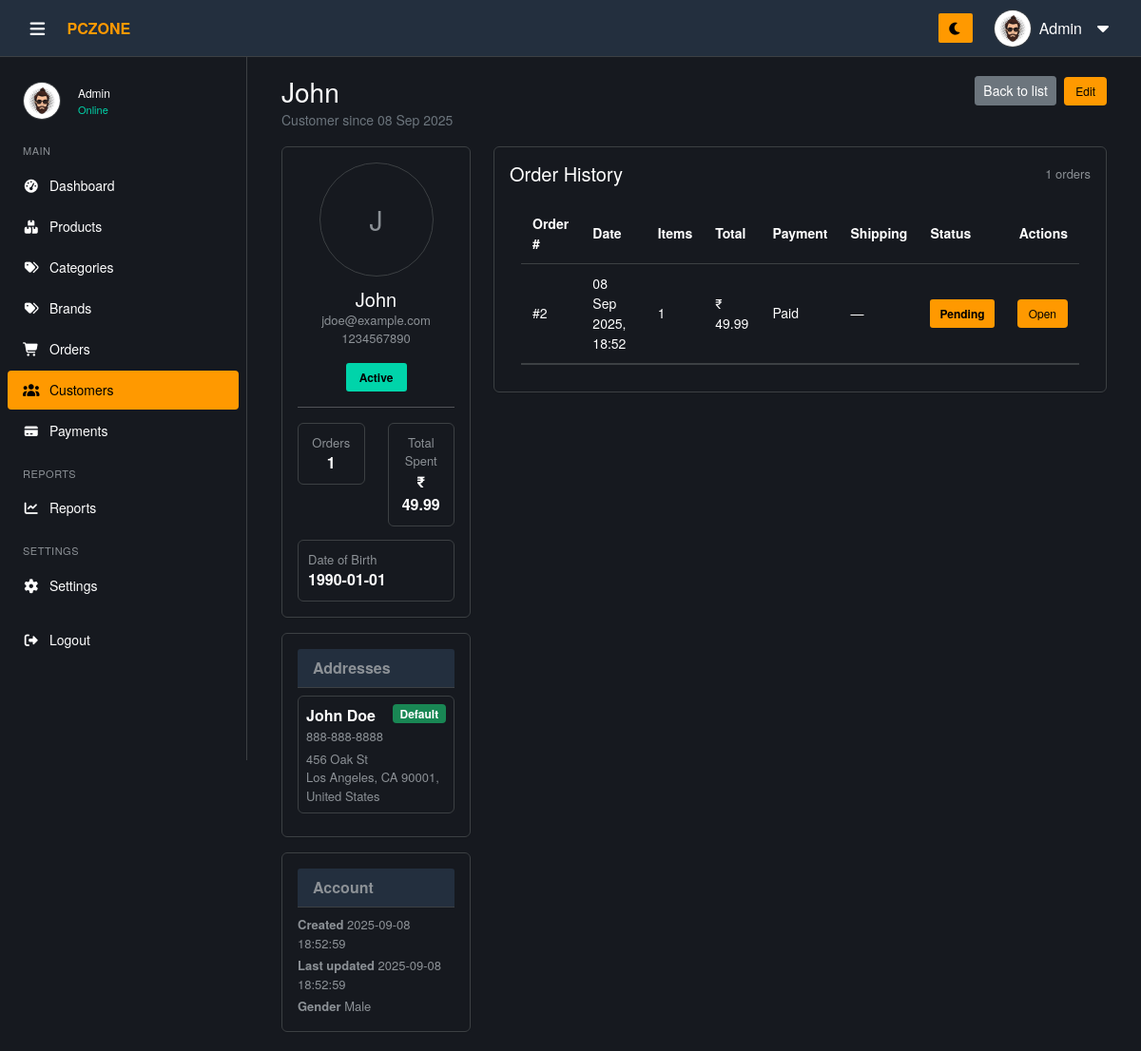
Page /admin/customer_view.php?id=2 on the committed database.
### tables this page shows
CREATE TABLE IF NOT EXISTS users (
    user_id INT AUTO_INCREMENT PRIMARY KEY,
    username VARCHAR(150),
    email VARCHAR(100) UNIQUE NOT NULL,
    password VARCHAR(255) NOT NULL,
    date_of_birth DATE DEFAULT NULL,
    gender ENUM('Male','Female','Other') DEFAULT NULL,
    phone VARCHAR(20),
    email_verified BOOLEAN DEFAULT FALSE,
    role ENUM('admin','user') NOT NULL DEFAULT 'user',
    status ENUM('active','inactive') DEFAULT 'active',
    last_login DATETIME DEFAULT NULL,
    created_at TIMESTAMP DEFAULT CURRENT_TIMESTAMP,
    updated_at TIMESTAMP DEFAULT CURRENT_TIMESTAMP ON UPDATE CURRENT_TIMESTAMP
);

CREATE TABLE IF NOT EXISTS user_address (
    address_id INT AUTO_INCREMENT PRIMARY KEY,
    user_id INT,
    full_name VARCHAR(150),
    phone VARCHAR(20),
    address_line1 TEXT,
    address_line2 TEXT,
    city VARCHAR(100),
    state VARCHAR(100),
    zip VARCHAR(20),
    country VARCHAR(100),
    is_default BOOLEAN DEFAULT 0,
    FOREIGN KEY (user_id) REFERENCES users(user_id) ON DELETE CASCADE
);

CREATE TABLE IF NOT EXISTS orders (
    order_id INT AUTO_INCREMENT PRIMARY KEY,
    user_id INT NOT NULL,
    billing_address_id INT NOT NULL,
    shipping_address_id INT NOT NULL,
    total_amount DECIMAL(10,2) NOT NULL,
     
     
    order_status ENUM('Pending','Processing','Shipped','Delivered','Cancelled','Returned') DEFAULT 'Pending',
    tracking_number VARCHAR(100) DEFAULT NULL,
    shipping_method VARCHAR(100) DEFAULT NULL,
    order_notes TEXT DEFAULT NULL,
    paid_at DATETIME DEFAULT NULL,
    cancelled_at DATETIME DEFAULT NULL,
    refunded_at DATETIME DEFAULT NULL,
    shipped_date DATE DEFAULT NULL,
    delivered_date DATE DEFAULT NULL,
    order_date DATETIME DEFAULT CURRENT_TIMESTAMP,
    created_at DATETIME DEFAULT CURRENT_TIMESTAMP,
    updated_at DATETIME DEFAULT CURRENT_TIMESTAMP ON UPDATE CURRENT_TIMESTAMP,
    FOREIGN KEY (user_id) REFERENCES users(user_id) ON DELETE CASCADE,
    FOREIGN KEY (billing_address_id) REFERENCES user_address(address_id) ON DELETE CASCADE,
    FOREIGN KEY (shipping_address_id) REFERENCES user_address(address_id) ON DELETE CASCADE
);

### admin/customer_view.php (the view, shortened to what this page needs)
<?php
require_once '../includes/db_connect.php';
function h($s)
{
  return htmlspecialchars((string)$s, ENT_QUOTES, 'UTF-8');
}
$customer_id = isset($_GET['id']) && ctype_digit($_GET['id']) ? (int)$_GET['id'] : 0;
$stmt = mysqli_prepare($conn, "
  SELECT user_id, username, email, phone, date_of_birth, gender,
         status, created_at, updated_at
  FROM users WHERE user_id = ?
");
mysqli_stmt_bind_param($stmt, 'i', $customer_id);
mysqli_stmt_execute($stmt);
$res = mysqli_stmt_get_result($stmt);
$customer = mysqli_fetch_assoc($res);
$stmt = mysqli_prepare($conn, "SELECT COUNT(*) AS orders_count, COALESCE(SUM(total_amount),0) AS total_purchases FROM orders WHERE user_id = ?");
mysqli_stmt_bind_param($stmt, 'i', $customer_id);
mysqli_stmt_execute($stmt);
$r = mysqli_stmt_get_result($stmt);
$totals = mysqli_fetch_assoc($r);
$orders_count = (int)($totals['orders_count'] ?? 0);
$total_purchases = (float)($totals['total_purchases'] ?? 0.0);
$stmt = mysqli_prepare($conn, "SELECT address_id, full_name, phone, address_line1, address_line2, city, state, zip, country, is_default FROM user_address WHERE user_id = ? ORDER BY is_default DESC, address_id ASC");
mysqli_stmt_bind_param($stmt, 'i', $customer_id);
mysqli_stmt_execute($stmt);
$addresses_res = mysqli_stmt_get_result($stmt);
$addresses = mysqli_fetch_all($addresses_res, MYSQLI_ASSOC);
$stmt = mysqli_prepare($conn, "
  SELECT o.order_id, o.order_date, o.order_status, o.total_amount, o.tracking_number, o.shipping_method, o.paid_at,
         o.order_notes, o.cancelled_at, o.refunded_at, o.shipped_date, o.delivered_date,
         COALESCE(p.payment_status,'Pending') AS payment_status,
         (SELECT COUNT(*) FROM order_items oi WHERE oi.order_id = o.order_id) AS items_count,
         b.full_name AS bill_name, b.address_line1 AS bill_line1, b.city AS bill_city, b.state AS bill_state, b.zip AS bill_zip, b.country AS bill_country,
         s.full_name AS ship_name, s.address_line1 AS ship_line1, s.city AS ship_city, s.state AS ship_state, s.zip AS ship_zip, s.country AS ship_country
  FROM orders o
  LEFT JOIN (SELECT order_id, MAX(payment_status) AS payment_status FROM payments GROUP BY order_id) p ON p.order_id = o.order_id
  LEFT JOIN user_address b ON b.address_id = o.billing_address_id
  LEFT JOIN user_address s ON s.address_id = o.shipping_address_id
  WHERE o.user_id = ?
  ORDER BY o.order_date DESC
");
mysqli_stmt_bind_param($stmt, 'i', $customer_id);
mysqli_stmt_execute($stmt);
$orders_res = mysqli_stmt_get_result($stmt);
$orders = mysqli_fetch_all($orders_res, MYSQLI_ASSOC);
?>
<!doctype html>
<html lang="en">
<head>
  <?php include './includes/header-link.php'; ?>
</head>
<body>
  <?php
  include './includes/header.php';
  include './includes/sidebar.php';
  ?>
  <main class="main-content pt-5 mt-4">
    <div class="container mt-2 customer-profile">
      <div class="d-flex justify-content-between align-items-start mb-3">
        <div>
          <h3 class="mb-0"><?= h($customer['username']) ?></h3>
          <small class="text-muted">Customer since <?= h(date('d M Y', strtotime($customer['created_at']))) ?></small>
        </div>
        <div class="text-end">
          <a href="customers.php" class="btn btn-sm btn-secondary">Back to list</a>
          <a href="edit_customer.php?id=<?= (int)$customer['user_id'] ?>" class="btn btn-add ms-1">Edit</a>
        </div>
      </div>
      <div class="row gy-3">
        <div class="col-lg-3">
          <div class="card theme-card p-3 mb-3">
            <div class="card-body text-center d-flex flex-column align-items-center p-0">
              <?php if (!empty($customer['profile_image']) && file_exists('../uploads/' . $customer['profile_image'])): ?>
                <img src="../uploads/<?= h($customer['profile_image']) ?>" alt="profile" class="avatar-lg mb-2" style="object-fit:cover;">
              <?php else: ?>
                <div class="avatar-lg mb-2"><?= strtoupper(substr($customer['username'], 0, 1)) ?></div>
              <?php endif; ?>
              <h5 class="mt-1 mb-0"><?= h($customer['username']) ?></h5>
              <div class="muted-small"><?= h($customer['email']) ?></div>
              <div class="muted-small mb-2"><?= h($customer['phone'] ?: '—') ?></div>
              <div class="d-flex justify-content-center gap-2 mt-2">
                <span class="stock-badge <?= ($customer['status'] === 'active') ? 'in-stock' : ($customer['status'] === 'inactive' ? 'low-stock' : 'out-of-stock') ?>"><?= h(ucfirst($customer['status'])) ?></span>
              </div>
            </div>
            <hr>
            <div class="row meta-row">
              <div class="col-6">
                <div class="stat-box text-center">
                  <div class="muted-small">Orders</div>
                  <div class="fw-bold"><?= $orders_count ?></div>
                </div>
              </div>
              <div class="col-6">
                <div class="stat-box text-center">
                  <div class="muted-small">Total Spent</div>
                  <div class="fw-bold">₹ <?= number_format($total_purchases, 2) ?></div>
                </div>
              </div>
              <div class="col-12 mt-2">
                <div class="stat-box">
                  <div class="muted-small">Date of Birth</div>
                  <div class="fw-bold"><?= $customer['date_of_birth'] ? h($customer['date_of_birth']) : '—' ?></div>
                </div>
              </div>
            </div>
          </div>
          <div class="card theme-card p-3 mb-3">
            <div class="card-header mb-2">Addresses</div>
            <?php if (count($addresses) === 0): ?>
              <p class="text-muted mb-0">No addresses available.</p>
            <?php else: ?>
              <?php foreach ($addresses as $addr): ?>
                <div class="address-block mb-2 p-2">
                  <div class="d-flex justify-content-between align-items-start">
                    <div>
                      <strong><?= h($addr['full_name']) ?></strong>
                      <div class="muted-small"><?= h($addr['phone'] ?: '—') ?></div>
                    </div>
                    <?= $addr['is_default'] ? '<span class="badge bg-success">Default</span>' : '' ?>
                  </div>
                  <div class="muted-small small mt-1"><?= h($addr['address_line1']) ?> <?= h($addr['address_line2']) ?></div>
                  <div class="muted-small small"><?= h($addr['city']) ?>, <?= h($addr['state']) ?> <?= h($addr['zip']) ?>, <?= h($addr['country']) ?></div>
                </div>
              <?php endforeach; ?>
            <?php endif; ?>
          </div>
          <div class="card theme-card p-3">
            <div class="card-header mb-2">Account</div>
            <div class="muted-small mb-1"><strong>Created</strong> <?= h($customer['created_at']) ?></div>
            <div class="muted-small mb-1"><strong>Last updated</strong> <?= h($customer['updated_at']) ?></div>
            <div class="muted-small"><strong>Gender</strong> <?= h($customer['gender'] ?: '—') ?></div>
          </div>
        </div>
        <div class="col-lg-9">
          <div class="card theme-card p-3 mb-3">
            <div class="d-flex justify-content-between align-items-center mb-2">
              <h5 class="mb-0">Order History</h5>
              <small class="muted-small"><?= count($orders) ?> orders</small>
            </div>
            <?php if (count($orders) === 0): ?>
              <p class="text-muted mb-0">No orders placed yet.</p>
            <?php else: ?>
              <div class="table-container">
                <table class="product-table">
                  <thead>
                    <tr>
                      <th>Order #</th>
                      <th>Date</th>
                      <th>Items</th>
                      <th>Total</th>
                      <th>Payment</th>
                      <th>Shipping</th>
                      <th>Status</th>
                      <th class="text-end">Actions</th>
                    </tr>
                  </thead>
                  <tbody>
                    <?php foreach ($orders as $ord): ?>
                      <tr class="product-row" role="button" aria-controls="details-<?= (int)$ord['order_id'] ?>" data-order-id="<?= (int)$ord['order_id'] ?>" title="Click row to toggle details">
                        <td>#<?= (int)$ord['order_id'] ?></td>
                        <td><?= h(date('d M Y, H:i', strtotime($ord['order_date']))) ?></td>
                        <td><?= (int)$ord['items_count'] ?></td>
                        <td>₹ <?= number_format((float)$ord['total_amount'], 2) ?></td>
                        <td><?= h($ord['payment_status']) ?><?= $ord['paid_at'] ? ' <small class="text-muted">(' . h(date('d M Y', strtotime($ord['paid_at']))) . ')</small>' : '' ?></td>
                        <td><?= $ord['tracking_number'] ? h($ord['tracking_number']) : '—' ?></td>
                        <td><span class="status-<?= strtolower($ord['order_status']) ?>"><?= h($ord['order_status']) ?></span></td>
                        <td class="text-end">
                          <a href="order_view.php?id=<?= (int)$ord['order_id'] ?>" class="btn-add open-order">Open</a>
                        </td>
                      </tr>
                      <tr>
                        <td colspan="8" class="p-0">
                        </td>
                      </tr>
                    <?php endforeach; ?>
                  </tbody>
                </table>
              </div>
            <?php endif; ?>
          </div>
        </div>
      </div>
    </div>
  </main>
</body>
</html>

### admin/assets/css/style.css (style rules this page uses)
* { margin: 0; padding: 0; box-sizing: border-box; }
html, body { height: 100%; }
body { font-family: "Amazon Ember", "Helvetica Neue", Roboto, Arial, sans-serif; font-size: 16px; line-height: 1.5; background-color: var(--bg-body); color: var(--text-color); }
:root { --bg-body: #16191f; --bg-header: #232f3e; --bg-sidebar: #16191f; --bg-section: #16191f; --bg-card: #16191f; --bg-dropdown: #232f3e; --bg-input: #0d1117; --text-color: #ffffff; --text-muted: #8c9196; --text-secondary: #8c9196; --border-color: #3c4043; --primary: #ff9900; --primary-hover: #ffad33; --primary-text: #000000; --hover-bg: #2a3139; --hover-light: rgba(255, 255, 255, 0.05); --hover-dark: rgba(0, 0, 0, 0.05); --table-header: #232f3e; --scroll-track: #16191f; --transition: all 0.3s ease; }
.main-content { margin-left: 260px; padding: 20px 24px; padding-top: 78px; min-height: 100vh; width: calc(100% - 260px); transition: margin-left 0.3s, width 0.3s; display: flex; flex-direction: column; align-items: stretch; box-sizing: border-box; background-color: var(--bg-body); }
.data-table, .product-table { width: 100%; border-collapse: collapse; font-size: 14px; }
.data-table th, .data-table td, .product-table th, .product-table td { padding: 10px 12px; text-align: left; border-bottom: 1px solid var(--border-color); color: var(--text-color); vertical-align: middle; }
.table-container { width: 100%; max-width: 100%; padding: 12px; overflow-x: auto; box-sizing: border-box; background-color: var(--bg-section); border: 1px solid var(--border-color); border-radius: 6px; }
.product-row { cursor: pointer; transition: background-color 0.18s; }
.stock-badge { padding: 6px 10px; border-radius: 3px; font-size: 12px; font-weight: 600; text-align: center; min-width: 64px; display: inline-block; }
.stock-badge.in-stock { background-color: #00d4aa; color: #000; }
.status-pending, .status-completed, .status-cancelled { display: inline-block; padding: 6px 10px; border-radius: 3px; font-size: 12px; font-weight: 600; }
.status-pending { background-color: var(--primary); color: #000; }
.btn-add { background-color: var(--primary); color: var(--primary-text); padding: 6px 12px; border-radius: 4px; text-decoration: none; font-weight: 500; font-size: 12px; display: inline-flex; align-items: center; gap: 6px; border: none; cursor: pointer; }
.customer-profile .card { background-color: var(--bg-card); border: 1px solid var(--border-color); color: var(--text-color); }
.customer-profile .card hr { border-color: var(--border-color); }
.customer-profile .address-block { background: var(--bg-card); border: 1px solid var(--border-color); padding: 12px; border-radius: 6px; }
.theme-card { background-color: var(--bg-card); border: 1px solid var(--border-color); color: var(--text-color); border-radius: 6px; box-shadow: none; }
.card { box-shadow: 0 1px 2px rgba(0, 0, 0, 0.05); }
.theme-card > .card-header, .theme-card .card-header { background-color: var(--table-header); color: var(--text-muted); border-bottom: 1px solid var(--border-color); font-weight: 600; }
.theme-card > .card-body, .theme-card .card-body { background: transparent; color: var(--text-color); }
.theme-card .table-responsive, .theme-card .table-container { background: transparent; border: none; }

### admin/customer_view.php (style rules this page uses)
.avatar-lg { width: 120px; height: 120px; border-radius: 50%; display: flex; align-items: center; justify-content: center; font-size: 28px; background: var(--bg-section); color: var(--text-muted); border: 1px solid var(--border-color); }
.stat-box { border-radius: 6px; background: var(--bg-card); border: 1px solid var(--border-color); padding: 10px; }
.muted-small { color: var(--text-muted); font-size: 13px; }
.meta-row .col-6 { padding-bottom: 6px; }
.product-row[role="button"] { cursor: pointer; }

### rows in the picture
users: username "John", created_at "08 Sep 2025", username "J", email "jdoe@example.com", phone "1234567890", status "Active", date_of_birth "1990-01-01", created_at "2025-09-08 18:52:59", updated_at "2025-09-08 18:52:59", gender "Male"
user_address: full_name "John Doe", phone "888-888-8888", is_default "Default", address_line1 "456 Oak St", city "Los Angeles", state "CA", zip "90001", country "United States"
orders: order_id "2", order_date "08 Sep 2025, 18:52", items_count "1", total_amount "49.99", payment_status "Paid", order_status "Pending"

### other values in the picture
$userName "Admin"
$_SESSION['full_name'] "Admin"
$orders_count "1"
$total_purchases "49.99"
count($orders) "1"
